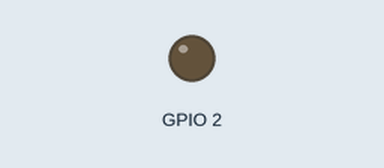
This sketch was run on a simulated ESP32. On the bench: output pins drawn as LEDs (lit = HIGH).

Above: at 1.5 s.
At 4.5 s:
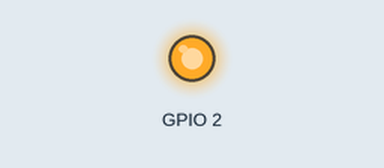
Timing chart, 0 to 4.8 s (numbered marks = the images above):
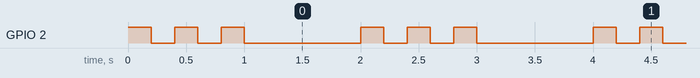

The sketch:

BlinkLight.ino.ino
```cpp
void setup() {
  // put your setup code here, to run once:
  pinMode(2, OUTPUT);
}

void loop() {
  // put your main code here, to run repeatedly:
  digitalWrite(2,HIGH);
  delay(200);
  digitalWrite(2,LOW);
  delay(200);
  digitalWrite(2,HIGH);
  delay(200);
  digitalWrite(2,LOW);
  delay(200);
  digitalWrite(2,HIGH);
  delay(200);
  digitalWrite(2,LOW);
  delay(1000);
}
```

Measured:
- by itself, GPIO 2: repeats every 2.0 s: 2 × (LOW 0.20 s, HIGH 0.20 s), LOW 1.0 s, HIGH 0.20 s
- by itself, everything shown: repeats every 2.0 s, in 6 steps
